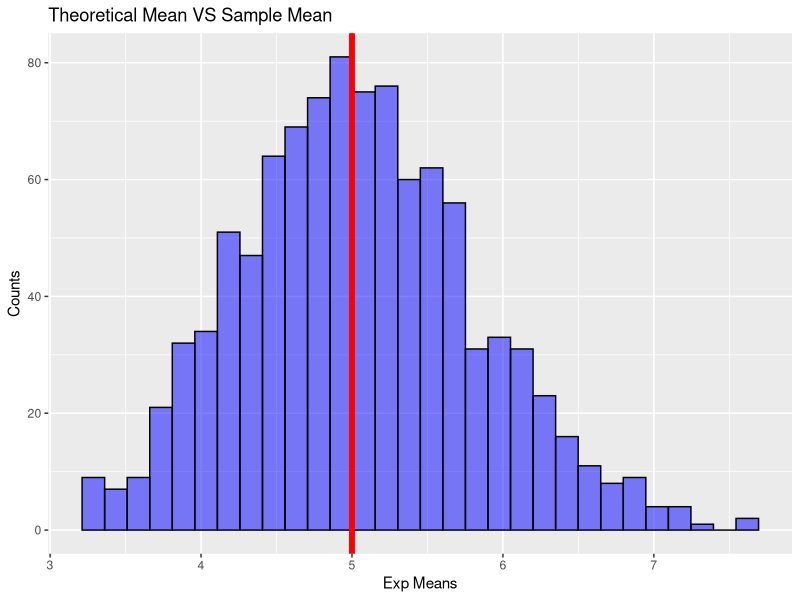
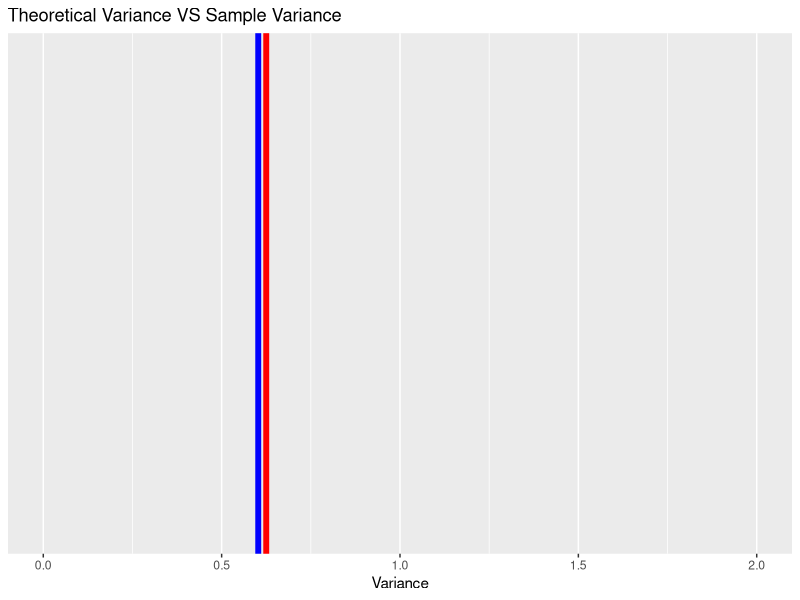
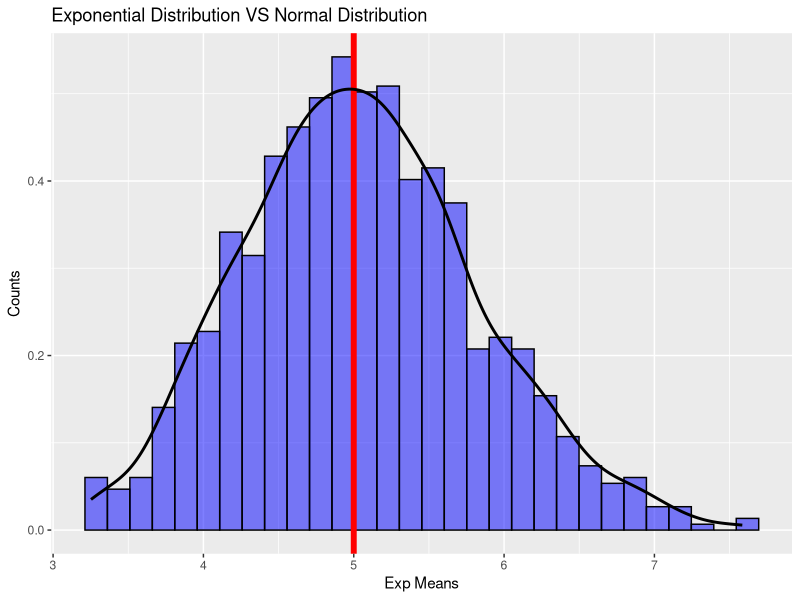

Here is the R script that generated these plots, in order:
## ---- chunk 1
knitr::opts_chunk$set(echo = TRUE, warning = FALSE, fig.align='center', fig.width=10, results = "hide")
library(plyr); library(dplyr)
library(ggplot2);
## ---- chunk 2
lambda <- 0.2
nSimulations <- 1000
n <- 40
exps <- NULL
rows <- seq(1:1000)

set.seed(5)

for (i in rows) exps <- c(exps, mean(rexp(n, lambda)))
samples <- cbind(rows, exps)
sampleDF <- tbl_df(samples)
## ---- chunk 3
theoMean <- 1/lambda
sampleMean <- mean(sampleDF$exps)


sampleDF %>% ggplot(aes(x = exps)) +
      geom_histogram(color = "black", fill = "blue", alpha = 0.5) +
      labs(title = "Theoretical Mean VS Sample Mean", x = "Exp Means", y = "Counts") +
      guides(fill = "none", color = "none") +
      geom_vline(xintercept = 5, color = "red", size = 2)
## ---- chunk 4
theoVar <- (1/lambda)^2/n
sampleVar <- var(sampleDF$exps)
sampleDF %>% ggplot() +
      coord_cartesian(xlim = c(0, 2)) + 
      geom_vline(xintercept = theoVar, color = "red", size = 2) +
      geom_vline(xintercept = sampleVar, color = "blue", size = 2) +
      labs(title = "Theoretical Variance VS Sample Variance",
           x = "Variance")
## ---- chunk 5
meanX <- seq(min(sampleDF$exps), max(sampleDF$exps), length.out = nSimulations)
meanY <- density(sampleDF$exps)

normDF <- tbl_df(cbind(meanX, meanY))


sampleDF %>% ggplot(aes(x = exps, y = ..density..)) +
      geom_histogram(color = "black", fill = "blue", alpha = 0.5) +
      labs(title = "Exponential Distribution VS Normal Distribution", x = "Exp Means", y = "Counts") +
      guides(fill = "none", color = "none") +
      geom_vline(xintercept = 5, color = "red", size = 2) +
      geom_density(kernel = "gaussian", size = 1)
